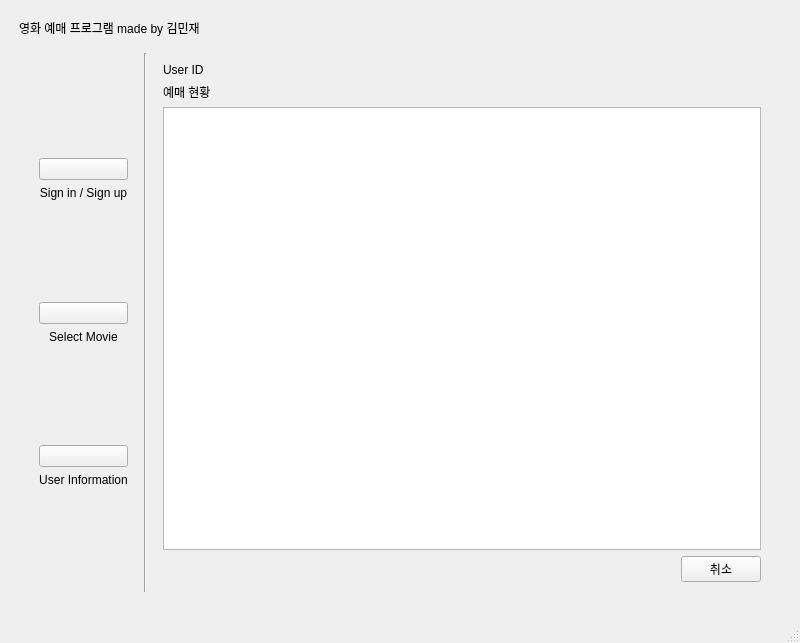
<?xml version="1.0" encoding="UTF-8"?>
<ui version="4.0">
 <class>MainWindow</class>
 <widget class="QMainWindow" name="MainWindow">
  <property name="geometry">
   <rect>
    <x>0</x>
    <y>0</y>
    <width>800</width>
    <height>643</height>
   </rect>
  </property>
  <property name="windowTitle">
   <string>MainWindow</string>
  </property>
  <widget class="QWidget" name="centralwidget">
   <property name="sizePolicy">
    <sizepolicy hsizetype="Preferred" vsizetype="Preferred">
     <horstretch>0</horstretch>
     <verstretch>0</verstretch>
    </sizepolicy>
   </property>
   <property name="minimumSize">
    <size>
     <width>800</width>
     <height>600</height>
    </size>
   </property>
   <layout class="QVBoxLayout" name="verticalLayout_4">
    <item>
     <layout class="QVBoxLayout" name="verticalLayout">
      <property name="leftMargin">
       <number>10</number>
      </property>
      <property name="topMargin">
       <number>10</number>
      </property>
      <property name="rightMargin">
       <number>10</number>
      </property>
      <property name="bottomMargin">
       <number>10</number>
      </property>
      <item>
       <widget class="QLabel" name="label">
        <property name="sizePolicy">
         <sizepolicy hsizetype="Preferred" vsizetype="Fixed">
          <horstretch>0</horstretch>
          <verstretch>0</verstretch>
         </sizepolicy>
        </property>
        <property name="text">
         <string>영화 예매 프로그램 made by 김민재</string>
        </property>
       </widget>
      </item>
      <item>
       <layout class="QHBoxLayout" name="horizontalLayout">
        <property name="sizeConstraint">
         <enum>QLayout::SetDefaultConstraint</enum>
        </property>
        <property name="leftMargin">
         <number>10</number>
        </property>
        <property name="topMargin">
         <number>10</number>
        </property>
        <property name="rightMargin">
         <number>10</number>
        </property>
        <property name="bottomMargin">
         <number>10</number>
        </property>
        <item>
         <layout class="QVBoxLayout" name="verticalLayout_2">
          <property name="leftMargin">
           <number>10</number>
          </property>
          <property name="topMargin">
           <number>10</number>
          </property>
          <property name="rightMargin">
           <number>10</number>
          </property>
          <property name="bottomMargin">
           <number>10</number>
          </property>
          <item>
           <spacer name="verticalSpacer">
            <property name="orientation">
             <enum>Qt::Vertical</enum>
            </property>
            <property name="sizeHint" stdset="0">
             <size>
              <width>20</width>
              <height>40</height>
             </size>
            </property>
           </spacer>
          </item>
          <item>
           <widget class="QPushButton" name="pushButton_sign_in_menu">
            <property name="sizePolicy">
             <sizepolicy hsizetype="Minimum" vsizetype="Fixed">
              <horstretch>0</horstretch>
              <verstretch>0</verstretch>
             </sizepolicy>
            </property>
            <property name="layoutDirection">
             <enum>Qt::LeftToRight</enum>
            </property>
            <property name="text">
             <string/>
            </property>
            <property name="icon">
             <iconset>
              <normaloff>icon/key.png</normaloff>icon/key.png</iconset>
            </property>
            <property name="iconSize">
             <size>
              <width>40</width>
              <height>40</height>
             </size>
            </property>
           </widget>
          </item>
          <item>
           <widget class="QLabel" name="label_2">
            <property name="sizePolicy">
             <sizepolicy hsizetype="Minimum" vsizetype="Fixed">
              <horstretch>0</horstretch>
              <verstretch>0</verstretch>
             </sizepolicy>
            </property>
            <property name="text">
             <string>Sign in / Sign up</string>
            </property>
            <property name="alignment">
             <set>Qt::AlignCenter</set>
            </property>
           </widget>
          </item>
          <item>
           <spacer name="verticalSpacer_3">
            <property name="orientation">
             <enum>Qt::Vertical</enum>
            </property>
            <property name="sizeHint" stdset="0">
             <size>
              <width>20</width>
              <height>40</height>
             </size>
            </property>
           </spacer>
          </item>
          <item>
           <widget class="QPushButton" name="pushButton_movie_select_menu">
            <property name="sizePolicy">
             <sizepolicy hsizetype="Minimum" vsizetype="Fixed">
              <horstretch>0</horstretch>
              <verstretch>0</verstretch>
             </sizepolicy>
            </property>
            <property name="text">
             <string/>
            </property>
            <property name="icon">
             <iconset>
              <normaloff>icon/movie.png</normaloff>icon/movie.png</iconset>
            </property>
            <property name="iconSize">
             <size>
              <width>40</width>
              <height>40</height>
             </size>
            </property>
           </widget>
          </item>
          <item>
           <widget class="QLabel" name="label_3">
            <property name="sizePolicy">
             <sizepolicy hsizetype="Minimum" vsizetype="Fixed">
              <horstretch>0</horstretch>
              <verstretch>0</verstretch>
             </sizepolicy>
            </property>
            <property name="text">
             <string>Select Movie</string>
            </property>
            <property name="alignment">
             <set>Qt::AlignCenter</set>
            </property>
           </widget>
          </item>
          <item>
           <spacer name="verticalSpacer_5">
            <property name="orientation">
             <enum>Qt::Vertical</enum>
            </property>
            <property name="sizeHint" stdset="0">
             <size>
              <width>20</width>
              <height>40</height>
             </size>
            </property>
           </spacer>
          </item>
          <item>
           <widget class="QPushButton" name="pushButton_user_info_menu">
            <property name="sizePolicy">
             <sizepolicy hsizetype="Minimum" vsizetype="Fixed">
              <horstretch>0</horstretch>
              <verstretch>0</verstretch>
             </sizepolicy>
            </property>
            <property name="text">
             <string/>
            </property>
            <property name="icon">
             <iconset>
              <normaloff>icon/user.png</normaloff>icon/user.png</iconset>
            </property>
            <property name="iconSize">
             <size>
              <width>40</width>
              <height>40</height>
             </size>
            </property>
           </widget>
          </item>
          <item>
           <widget class="QLabel" name="label_4">
            <property name="sizePolicy">
             <sizepolicy hsizetype="Minimum" vsizetype="Fixed">
              <horstretch>0</horstretch>
              <verstretch>0</verstretch>
             </sizepolicy>
            </property>
            <property name="text">
             <string>User Information</string>
            </property>
            <property name="alignment">
             <set>Qt::AlignCenter</set>
            </property>
           </widget>
          </item>
          <item>
           <spacer name="verticalSpacer_6">
            <property name="orientation">
             <enum>Qt::Vertical</enum>
            </property>
            <property name="sizeHint" stdset="0">
             <size>
              <width>20</width>
              <height>40</height>
             </size>
            </property>
           </spacer>
          </item>
         </layout>
        </item>
        <item>
         <widget class="Line" name="line_2">
          <property name="orientation">
           <enum>Qt::Vertical</enum>
          </property>
         </widget>
        </item>
        <item>
         <layout class="QVBoxLayout" name="verticalLayout_3">
          <property name="leftMargin">
           <number>10</number>
          </property>
          <property name="topMargin">
           <number>10</number>
          </property>
          <property name="rightMargin">
           <number>10</number>
          </property>
          <property name="bottomMargin">
           <number>10</number>
          </property>
          <item>
           <layout class="QHBoxLayout" name="horizontalLayout_2">
            <item>
             <widget class="QLabel" name="label_5">
              <property name="sizePolicy">
               <sizepolicy hsizetype="Fixed" vsizetype="Fixed">
                <horstretch>0</horstretch>
                <verstretch>0</verstretch>
               </sizepolicy>
              </property>
              <property name="text">
               <string>User ID</string>
              </property>
             </widget>
            </item>
            <item>
             <widget class="QLabel" name="label_user_id_info">
              <property name="sizePolicy">
               <sizepolicy hsizetype="Preferred" vsizetype="Fixed">
                <horstretch>0</horstretch>
                <verstretch>0</verstretch>
               </sizepolicy>
              </property>
              <property name="text">
               <string/>
              </property>
             </widget>
            </item>
           </layout>
          </item>
          <item>
           <widget class="QLabel" name="label_6">
            <property name="sizePolicy">
             <sizepolicy hsizetype="Preferred" vsizetype="Fixed">
              <horstretch>0</horstretch>
              <verstretch>0</verstretch>
             </sizepolicy>
            </property>
            <property name="text">
             <string>예매 현황</string>
            </property>
           </widget>
          </item>
          <item>
           <widget class="QTableWidget" name="tableWidget_user_book">
            <property name="sizePolicy">
             <sizepolicy hsizetype="Expanding" vsizetype="MinimumExpanding">
              <horstretch>0</horstretch>
              <verstretch>0</verstretch>
             </sizepolicy>
            </property>
           </widget>
          </item>
          <item>
           <layout class="QHBoxLayout" name="horizontalLayout_3">
            <item>
             <spacer name="horizontalSpacer">
              <property name="orientation">
               <enum>Qt::Horizontal</enum>
              </property>
              <property name="sizeHint" stdset="0">
               <size>
                <width>40</width>
                <height>20</height>
               </size>
              </property>
             </spacer>
            </item>
            <item>
             <widget class="QPushButton" name="pushButton_cancel_book">
              <property name="text">
               <string>취소</string>
              </property>
             </widget>
            </item>
           </layout>
          </item>
         </layout>
        </item>
       </layout>
      </item>
     </layout>
    </item>
   </layout>
  </widget>
  <widget class="QMenuBar" name="menubar">
   <property name="geometry">
    <rect>
     <x>0</x>
     <y>0</y>
     <width>800</width>
     <height>22</height>
    </rect>
   </property>
  </widget>
  <widget class="QStatusBar" name="statusbar"/>
 </widget>
 <resources/>
 <connections/>
</ui>
